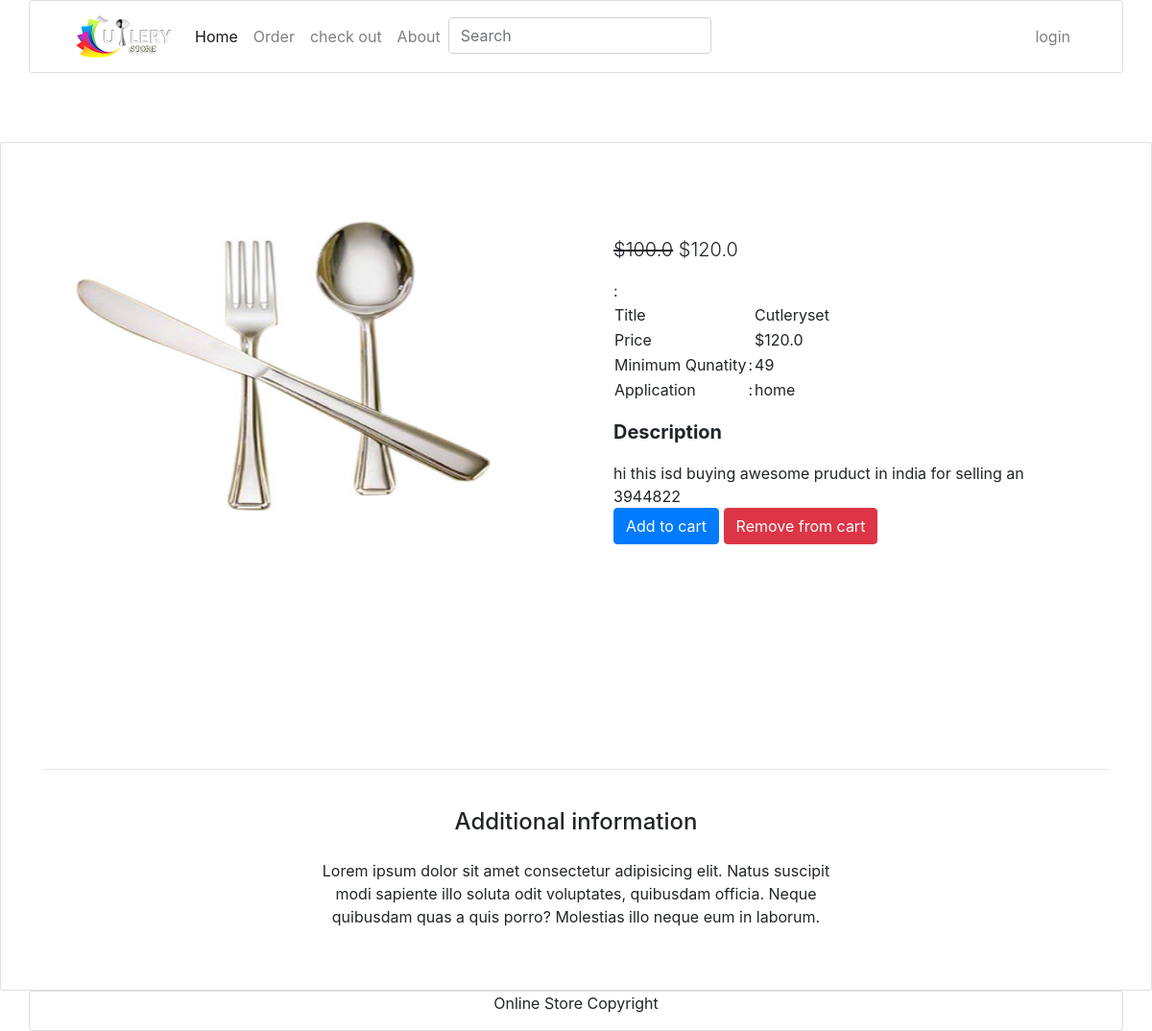
Page /product/1234/detail on the committed database.
### product/models.py (models this page shows, shortened)
class Item(models.Model):
    title = models.CharField(max_length=100)
    price = models.FloatField()
    discount_price = models.FloatField(blank=True, null=True)
    slug = models.SlugField()
    overview = models.TextField()
    pack=models.CharField(max_length=15)
    usage = models.CharField(max_length=50)
    color = models.CharField(max_length=20 )
    minimum_set = models.CharField(max_length=20)
    material = models.CharField(max_length=25)
    image = models.ImageField()
    def get_add_to_cart_url(self):
        return reverse("add-to-cart", kwargs={ 'slug': self.slug })
    def get_remove_from_cart_url(self):
        return reverse("remove-from-cart", kwargs={ 'slug': self.slug })

### product/views.py (the view)
# urls.py: url(r'detail$',views.ItemDetailView.as_view(),name='detail'),
class ItemDetailView(generic.DetailView):
    model = Item
    template_name = "product-detail.html"

### templates/product-detail.html (shortened to what this page needs)
{% extends 'home.html' %}
{% block content %}
  <main class="mt-5 pt-4 card">
    <div class="container dark-grey-text mt-5">
      <div class="row wow fadeIn">
        <div class="col-md-6 mb-4">
          <img src="{{item.image.url}}" class="img" alt="" style="width: 100%; height :60%;">
        </div>
        <div class="col-md-6 mb-4">
          <div class="p-4">
            <p class="lead">
              <span >
                <del>${{item.discount_price}}</del>
              </span>
              <span>${{item.price}}</span>
            </p>
            <p>
            <table>
            <tr><td>Title</td><td></td><td>{{item.title}}</td></tr>
            <tr><td>Price</td>:<td></td><td>${{item.price}}</td></tr>
            <tr><td>Minimum Qunatity</td><td>:</td><td>{{item.minimum_set}}</td></tr>
            <tr><td>Application</td><td>:</td><td>{{item.usage}}</td></tr>
            </table>
          </p>
            <p class="lead font-weight-bold">Description</p>
            <p>{{item.overview}} <br>
              <a href="{{ object.get_add_to_cart_url }}" class="btn btn-primary btn-md my-0 p">
              Add to cart
            </a>
            <a href="{{ object.get_remove_from_cart_url }}" class="btn btn-danger btn-md my-0 p">
              Remove from cart
            </a>
          </div>
        </div>
      </div>
      <hr>
      <div class="row d-flex justify-content-center wow fadeIn">
        <div class="col-md-6 text-center">
          <h4 class="my-4 h4">Additional information</h4>
          <p>Lorem ipsum dolor sit amet consectetur adipisicing elit. Natus suscipit modi sapiente illo soluta odit
            voluptates,
            quibusdam officia. Neque quibusdam quas a quis porro? Molestias illo neque eum in laborum.</p>
        </div>
      </div>
      <div class="row wow fadeIn">
        <div class="col-lg-4 col-md-12 mb-4">
        </div>
        <div class="col-lg-4 col-md-6 mb-4">
        </div>
        <div class="col-lg-4 col-md-6 mb-4">
        </div>
      </div>
    </div>
  </main>
 {% endblock %}

### rows in the picture
Item: image (picture), discount_price "100.0", price "120.0", title "Cutleryset", minimum_set "49", usage "home", overview "hi this isd buying awesome pruduct in india for selling an 3944822"
